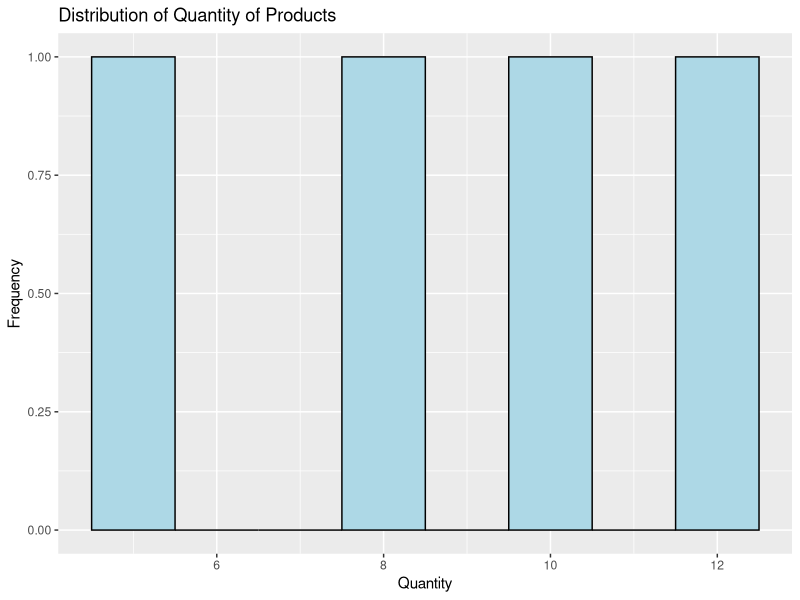
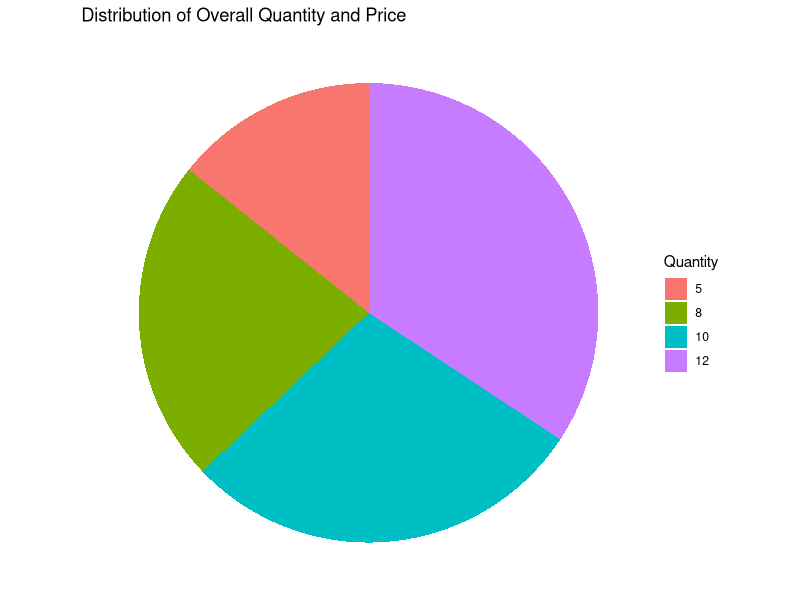
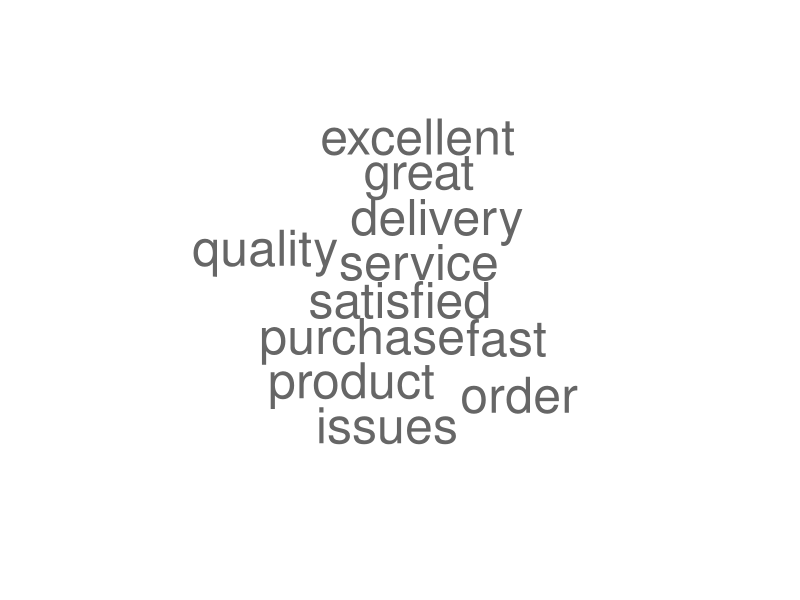

These charts were generated, in order, by the following R code:
#a.Histogram for Distribution of Quantity of Products
customer_orders <- data.frame(
  "Order ID" = c(2001, 2002, 2003, 2004),
  "Customer Name" = c("John", "Alice", "Bob", "Sarah"),
  "Product" = c("Widget X", "Widget Y", "Widget X", "Widget Z"),
  "Quantity" = c(10, 5, 8, 12),
  "Price" = c(5, 8, 5, 7)
)
library(ggplot2)
histogram <- ggplot(customer_orders, aes(x = Quantity)) +
  geom_histogram(binwidth = 1, fill = "lightblue", color = "black") +
  labs(title = "Distribution of Quantity of Products",
       x = "Quantity",
       y = "Frequency")

print(histogram)


#b.Pie Chart for Distribution of Overall Quantity and Price
library(ggplot2)
pie_chart <- ggplot(customer_orders, aes(x = "", y = Quantity, fill = as.factor(Quantity))) +
  geom_bar(width = 1, stat = "identity") +
  coord_polar(theta = "y") +
  labs(title = "Distribution of Overall Quantity and Price",
       fill = "Quantity") +
  theme_void()

print(pie_chart)


#c.R Sentiment Analysis and Word Cloud Visualization
customer_feedback <- data.frame(
  "Order ID" = c(2001, 2002, 2003, 2004),
  "Customer Name" = c("John", "Alice", "Bob", "Sarah"),
  "Feedback" = c("Great service and fast delivery!", "Product quality is excellent.", "Satisfied with the purchase.", "Had issues with the order."),
  stringsAsFactors = FALSE
)
library(tm)
library(wordcloud)

corpus <- Corpus(VectorSource(customer_feedback$Feedback))
corpus <- tm_map(corpus, content_transformer(tolower))
corpus <- tm_map(corpus, removePunctuation)
corpus <- tm_map(corpus, removeNumbers)
corpus <- tm_map(corpus, removeWords, stopwords("english"))
corpus <- tm_map(corpus, stripWhitespace)

wordcloud(words = corpus, min.freq = 1, scale = c(3, 0.5), colors = brewer.pal(8, "Dark2"))
